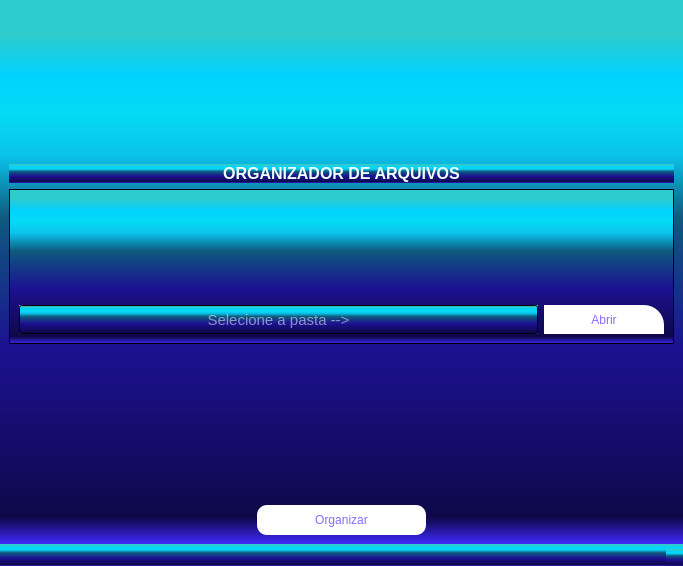
<?xml version="1.0" encoding="UTF-8"?>
<ui version="4.0">
 <class>MainWindow</class>
 <widget class="QMainWindow" name="MainWindow">
  <property name="geometry">
   <rect>
    <x>0</x>
    <y>0</y>
    <width>683</width>
    <height>566</height>
   </rect>
  </property>
  <property name="windowTitle">
   <string>MainWindow</string>
  </property>
  <property name="styleSheet">
   <string notr="true">background-color: rgb(79, 179, 255);
background-color: qlineargradient(spread:pad, x1:0, y1:0, x2:1, y2:0, stop:0.945813 rgba(54, 194, 233, 255));
background-color: qlineargradient(spread:pad, x1:0, y1:1, x2:0, y2:0, stop:0 rgba(64, 41, 255, 255), stop:0.05 rgba(14, 8, 73, 255), stop:0.36 rgba(28, 17, 145, 255), stop:0.6 rgba(14, 90, 126, 255), stop:0.714286 rgba(11, 194, 234, 255), stop:0.79 rgba(5, 219, 244, 255), stop:0.86 rgba(0, 210, 255, 255), stop:0.935 rgba(46, 204, 204, 255));</string>
  </property>
  <widget class="QWidget" name="centralwidget">
   <property name="styleSheet">
    <string notr="true">QPushButton{

	background-color: rgb(255, 255, 255);
	color: rgb(137, 107, 255);
	font: 75 11pt &quot;MS Shell Dlg 2&quot;;


}</string>
   </property>
   <layout class="QVBoxLayout" name="verticalLayout">
    <item>
     <spacer name="verticalSpacer_4">
      <property name="orientation">
       <enum>Qt::Vertical</enum>
      </property>
      <property name="sizeHint" stdset="0">
       <size>
        <width>20</width>
        <height>40</height>
       </size>
      </property>
     </spacer>
    </item>
    <item>
     <widget class="QLabel" name="label">
      <property name="styleSheet">
       <string notr="true">color: rgb(237, 255, 249);</string>
      </property>
      <property name="text">
       <string>&lt;html&gt;&lt;head/&gt;&lt;body&gt;&lt;p align=&quot;center&quot;&gt;&lt;img src=&quot;:/icones/folder.png&quot;/&gt;&lt;/p&gt;&lt;p align=&quot;center&quot;&gt;&lt;span style=&quot; font-size:12pt; font-weight:600;&quot;&gt;ORGANIZADOR DE ARQUIVOS&lt;/span&gt;&lt;/p&gt;&lt;/body&gt;&lt;/html&gt;</string>
      </property>
     </widget>
    </item>
    <item>
     <widget class="QFrame" name="frame">
      <property name="frameShape">
       <enum>QFrame::StyledPanel</enum>
      </property>
      <property name="frameShadow">
       <enum>QFrame::Raised</enum>
      </property>
      <layout class="QGridLayout" name="gridLayout">
       <item row="1" column="0">
        <widget class="QLineEdit" name="txt_selecionar">
         <property name="minimumSize">
          <size>
           <width>0</width>
           <height>29</height>
          </size>
         </property>
         <property name="font">
          <font>
           <family>MS Shell Dlg 2</family>
           <pointsize>11</pointsize>
           <weight>9</weight>
           <italic>false</italic>
           <bold>false</bold>
          </font>
         </property>
         <property name="styleSheet">
          <string notr="true">font: 75 8pt &quot;MS Shell Dlg 2&quot;;
font: 75 11pt &quot;MS Shell Dlg 2&quot;;
color: rgb(255, 255, 255);</string>
         </property>
         <property name="echoMode">
          <enum>QLineEdit::Normal</enum>
         </property>
         <property name="alignment">
          <set>Qt::AlignCenter</set>
         </property>
         <property name="placeholderText">
          <string>Selecione a pasta --&gt;</string>
         </property>
        </widget>
       </item>
       <item row="1" column="1">
        <widget class="QPushButton" name="btn_abrir">
         <property name="minimumSize">
          <size>
           <width>120</width>
           <height>29</height>
          </size>
         </property>
         <property name="styleSheet">
          <string notr="true">QPushButton:hover{

	background-color: rgb(170, 255, 127);

}

QPushButton{
background-color: rgb(255, 255, 255);
	border-top-right-radius:20px;


}</string>
         </property>
         <property name="text">
          <string>Abrir</string>
         </property>
        </widget>
       </item>
       <item row="0" column="0">
        <spacer name="verticalSpacer_2">
         <property name="orientation">
          <enum>Qt::Vertical</enum>
         </property>
         <property name="sizeHint" stdset="0">
          <size>
           <width>20</width>
           <height>40</height>
          </size>
         </property>
        </spacer>
       </item>
      </layout>
     </widget>
    </item>
    <item>
     <spacer name="verticalSpacer">
      <property name="orientation">
       <enum>Qt::Vertical</enum>
      </property>
      <property name="sizeHint" stdset="0">
       <size>
        <width>20</width>
        <height>26</height>
       </size>
      </property>
     </spacer>
    </item>
    <item alignment="Qt::AlignHCenter">
     <widget class="QPushButton" name="btn_organizar">
      <property name="minimumSize">
       <size>
        <width>169</width>
        <height>30</height>
       </size>
      </property>
      <property name="cursor">
       <cursorShape>PointingHandCursor</cursorShape>
      </property>
      <property name="styleSheet">
       <string notr="true">
QPushButton:hover{

	background-color: rgb(170, 255, 127);

}

QPushButton{
background-color: rgb(255, 255, 255);
	border-radius:10px;


}</string>
      </property>
      <property name="text">
       <string>Organizar</string>
      </property>
     </widget>
    </item>
   </layout>
  </widget>
  <widget class="QMenuBar" name="menubar">
   <property name="geometry">
    <rect>
     <x>0</x>
     <y>0</y>
     <width>683</width>
     <height>26</height>
    </rect>
   </property>
  </widget>
  <widget class="QStatusBar" name="statusbar"/>
 </widget>
 <resources>
  <include location="icones.qrc"/>
 </resources>
 <connections/>
</ui>
